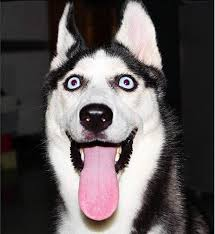
#> input picture 卷积神经网络/作业/作业1/img/dog1.jfif, 215 x 234 px, given in place of dog1.png, which was not available
$ python 02-matchTemplate.py
#> lines starting #> are read from the running program, lines starting #| are printed output that depends on the picture; pictures that were not available may be replaced by others from this repository, and a replacement may not be noted
import cv2
import numpy as np

# 分别读取模板图像与原图
m_pic = cv2.imread("../assets/dog1.png", cv2.IMREAD_GRAYSCALE)
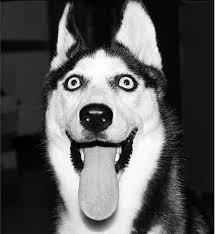
#> m_pic: shape (234, 215); min 0, max 255, mean 89.6
pic = cv2.imread("../assets/dogs.png", cv2.IMREAD_GRAYSCALE)
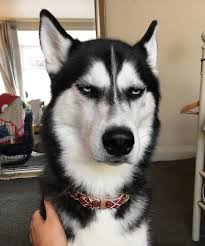
#> input picture 卷积神经网络/作业/作业1/img/dog2.jfif, 205 x 246 px, given in place of dogs.png, which was not available
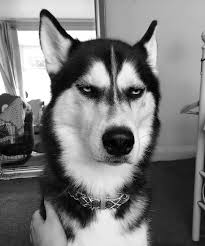
#> pic: shape (246, 205); min 0, max 255, mean 122.6
src = cv2.imread("../assets/dogs.png")
#> src is the input picture: shape (246, 205, 3); mean B, G, R 111.2, 121, 130.1
h, w = m_pic.shape
#> h = 234; w = 215

#> (the run stopped early here; a loop or call above may not have finished)
